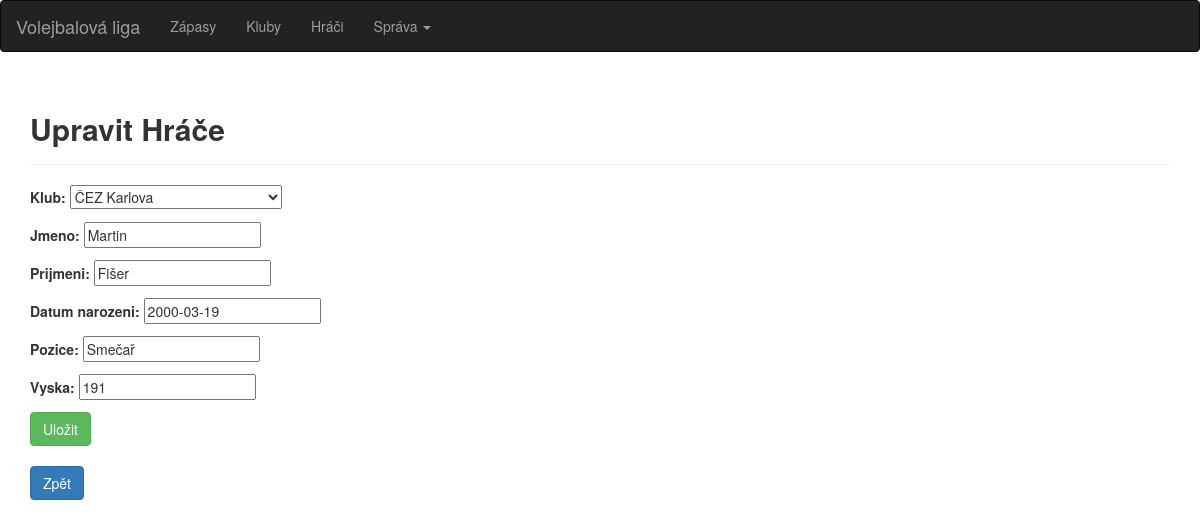
The app's page /hrac/1/edit/ with its own data.
### volejbal/models.py (models this page shows, shortened)
class Hrac(models.Model):
    klub = models.ForeignKey('Klub',on_delete=models.CASCADE)
    jmeno = models.CharField(max_length=30)
    prijmeni = models.CharField(max_length=40)
    datum_narozeni = models.DateField()
    pozice = models.CharField(max_length=50)
    vyska = models.IntegerField()

### volejbal/views.py (the view)
# urls.py: path('hrac/<int:hrac_id>/edit/',volejbal.views.hrac_edit, name='hrac_edit'),
def hrac_edit(request, hrac_id):
    try:
        h = Hrac.objects.get(id=hrac_id)
    except Hrac.DoesNotExist:
        raise Http404("Hrac does not exist")
    if request.method == 'POST':
        form = HracForm(request.POST, instance=h)
        if form.is_valid():
            form.save()
            return render(request, 'hrac_info.html', {'hrac': h})
    else:
        form = HracForm(instance=h)
    return render(request, 'hrac_edit.html', {'form': form})

### volejbal/forms.py
class HracForm(forms.ModelForm):
    class Meta:
        model = Hrac
        exclude = []

### volejbal/models.py (called while the page is built)
    def __str__(self):
        return f'{self.nazev}'

### templates/hrac_edit.html (shortened to what this page needs)
{% extends "base.html" %}
{% block content %}
    <div class="container">
        <div class="page-header">
            <h2><strong>Upravit Hráče</strong></h2>
        </div>
        <form action="{% url 'hrac_edit' form.instance.id %}" method="post">
            {{ form.as_p}}
            <input type="submit" class="btn btn-success" value="Uložit">
        </form>
    <br>
    </div>
    <div class="container">
    <form>
            <input type="button" class="btn btn-primary" value="Zpět" onclick="history.back()">
        </form>
    </div>
{% endblock %}

### records on screen
Hrac: klub "ČEZ Karlova", jmeno "Martin", prijmeni "Fišer", datum_narozeni "2000-03-19", pozice "Smečař", vyska "191"
